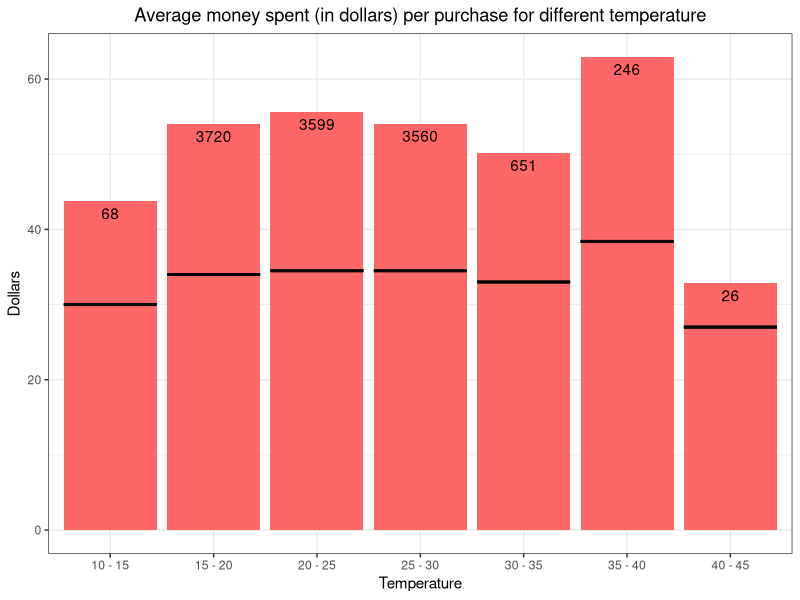
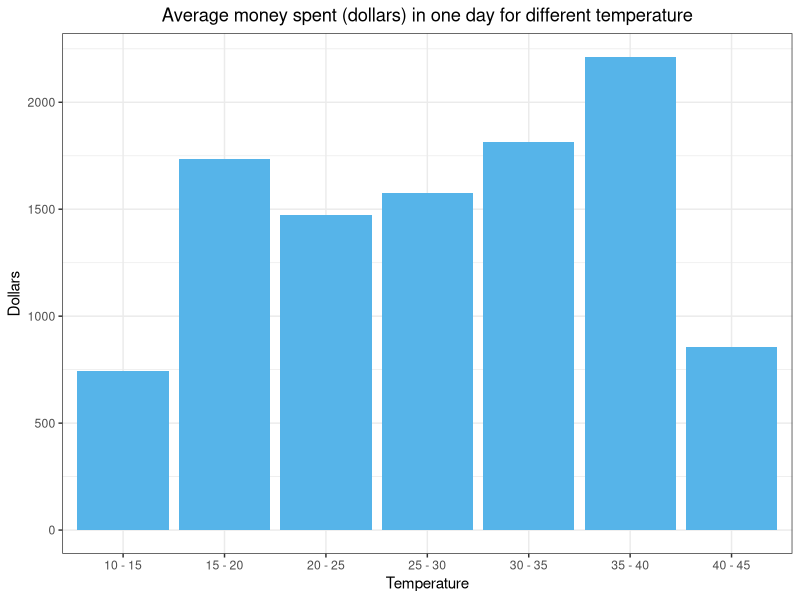
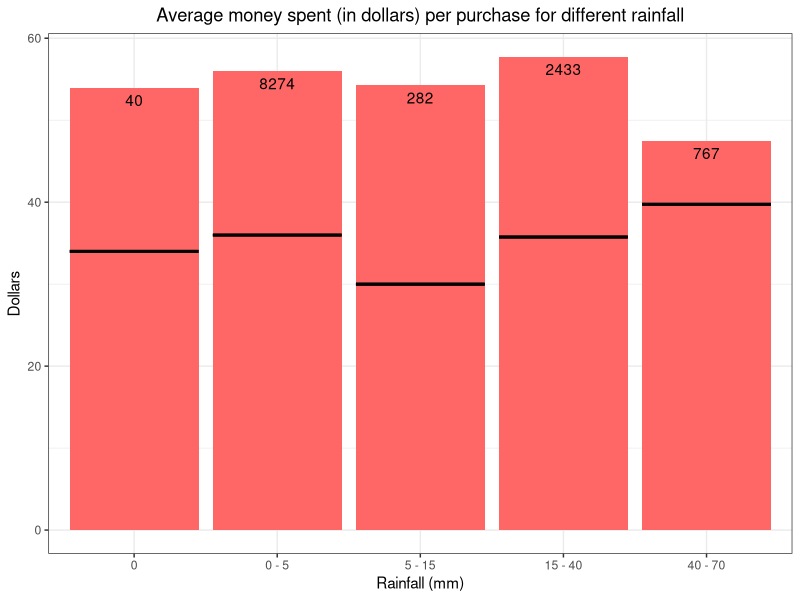
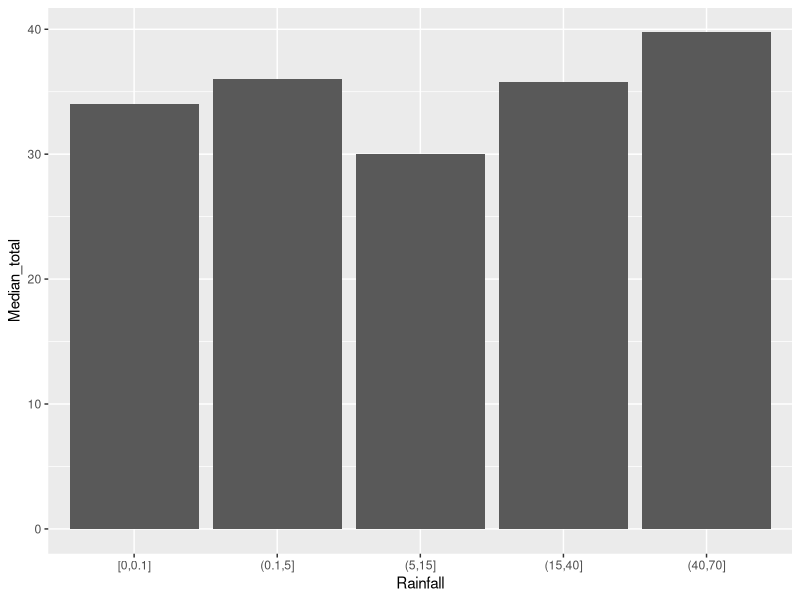
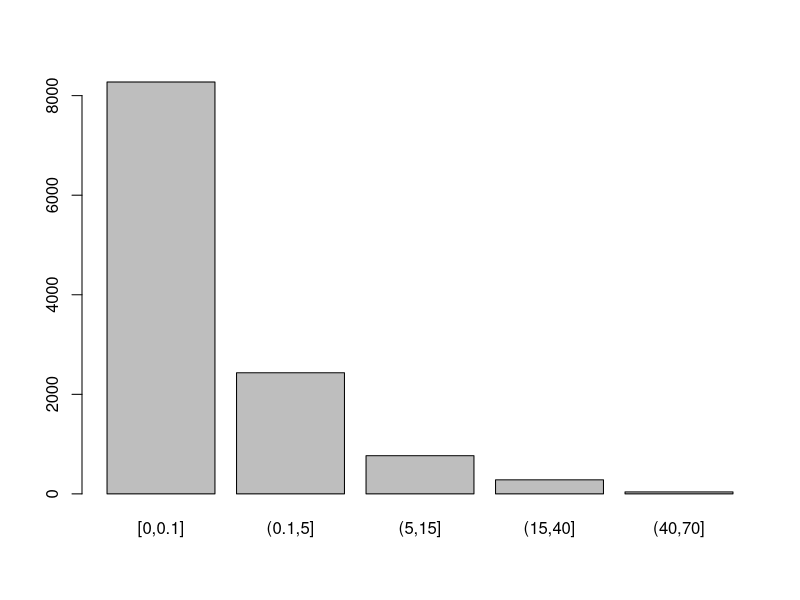
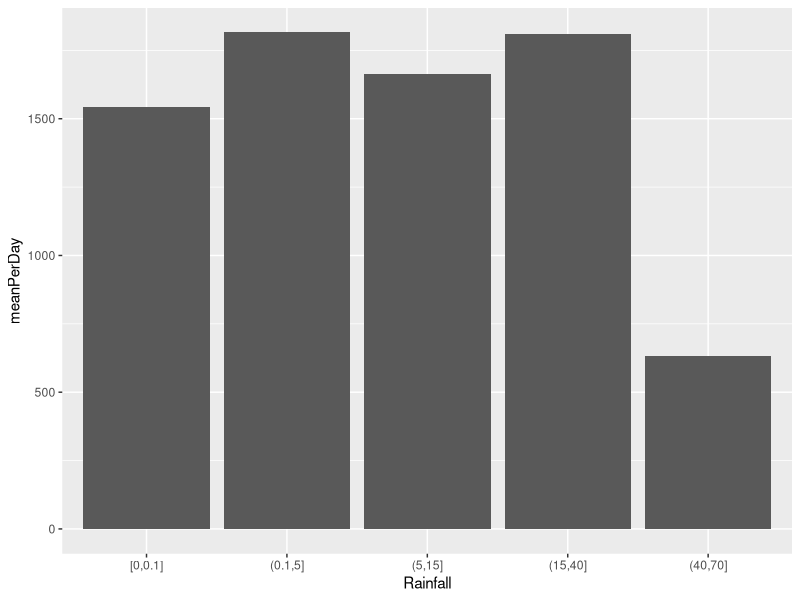

Reproduce these figures in R, in order.
## ---- chunk 1

# LOAD DATA
library(ggplot2)
library(tidyr)
library(xtable)
library(knitr)
data = read.csv("data/ProcessedData.csv")


# Quick look at top 6 rows of data
head(data)

## Size of data
dim(data)

## R's classification of data
class(data)
## R's classification of variables
str(data)
#sapply(mtcars, class)
## ---- chunk 2
#The temperature is a quantitative variable. We start by changing it to a qualitative one using ranges that cover 5 degrees Celcius
temp = data$Maximum.temperature..Degree.C.
data$tempGroups = cut(temp, c(10,15,20,25,30,35,40,45))

#Take a look at overall data before looking at the graphs
heatData = data %>% drop_na(Maximum.temperature..Degree.C.)

dataFrame <- data.frame(Rows = c(nrow(data)-nrow(heatData)),
                        Max = c(max(temp)),
                        Min = c(min(temp)),
                        Mean = c(mean(temp)),
                        Median = c(median(temp)))

kable(dataFrame, caption = "Fuck yeah", col.names = c("Missing rows", "Max heat", "Min heat", "Mean maximum heat", "Median of maximum heat"))

#Transaction sizes for each temperature range
meanPerPerson = aggregate(data$Total ~ data$tempGroups, data, mean)
medPerPerson = aggregate(data$Total ~ data$tempGroups, data, median)
transactions = merge(x = meanPerPerson, y = medPerPerson, by='data$tempGroups')
names(transactions) = c('Temperature', 'Mean_total', 'Median_total')

Fre <- as.data.frame(table(data$tempGroups))
colnames(Fre)[1] <- "tempGroups" 
Fre$lab <- as.character(Fre$Freq)


#Barplot for average money spent with median lines
ggplot(transactions, aes(Temperature, Mean_total), label = Fre$Freq) + geom_bar(stat="identity", position = "dodge", fill = "#FF6666") + ggtitle("Average money spent (in dollars) per purchase for different temperature") + ylab("Dollars") + theme_bw() + theme(plot.title = element_text(hjust = 0.5)) + geom_errorbar(data=transactions, aes(Temperature, ymax = Median_total, ymin = Median_total), size=1, linetype = "solid", inherit.aes = F, width = 0.9) + geom_text(aes(label = Fre$Freq), position = position_dodge(width = 0.9), vjust = 1.5) + scale_x_discrete(labels = c('10 - 15','15 - 20','20 - 25', '25 - 30', '30 - 35', '35 - 40', '40 - 45'))

 #Barplot showing only median
 #ggplot(transactions, aes(Temperature, Median_total)) + geom_bar(stat="identity", position = "dodge", fill = "#56B4E9") + ggtitle("Median how much each person spends (in dollars) for different temperature") + ylab("Median") + theme_bw() + theme(plot.title = element_text(hjust = 0.5))
 
 #ggplot(data, aes(Maximum.temperature..Degree.C., median(Total)), group = 1) + geom_boxplot() + coord_flip()

 #Number of transactions per temperature range
 #barplot(table(data$tempGroups))

## ---- chunk 3
 
 #Total money spent for each temperature range
 totalPerDay = aggregate(data$Total ~ data$tempGroups, data, sum)
 nrOfDaysPerTemp = aggregate(data$Date ~ data$tempGroups, data, function(x) length(unique(x)))
 totals = merge(x = totalPerDay, y = nrOfDaysPerTemp, by='data$tempGroups')
 names(totals) = c('Temperature', 'Total', 'NrOfDays')
 totals['meanPerDay'] = round(totals$Total / totals$NrOfDays, 1)
 
 ggplot(totals, aes(Temperature, meanPerDay)) + geom_bar(stat="identity", position = "dodge") + geom_bar(stat="identity", position = "dodge", fill = "#56B4E9") + ggtitle("Average money spent (dollars) in one day for different temperature") + ylab("Dollars") + theme_bw() + theme(plot.title = element_text(hjust = 0.5)) + scale_x_discrete(labels = c('10 - 15','15 - 20','20 - 25', '25 - 30', '30 - 35', '35 - 40', '40 - 45'))
 
## ---- chunk 4
rainData = data %>% drop_na(Rainfall.amount..millimetres.)
rain = rainData$Rainfall.amount..millimetres.

dataFrame <- data.frame(Rows = c(nrow(data)-nrow(rainData)),
                        Max = c(max(rain)),
                        Min = c(min(rain)),
                        Mean = c(mean(rain)),
                        Median = c(median(rain)))

kable(dataFrame, caption = "Fuck yeah", col.names = c("Missing rows", "Max rainfall", "Min rainfall", "Mean rainfall", "Median of rainfall"))

## ---- chunk 5
#We start by changing the rainfall from a quantitative variable to a qualitative one
rainData$rainGroups = cut(rain, c(0,0.1,5,15,40,70), include.lowest = TRUE)

#Transaction sizes for each temperature range
meanPerPerson = aggregate(rainData$Total ~ rainData$rainGroups, rainData, mean)
medPerPerson = aggregate(rainData$Total ~ rainData$rainGroups, data, median)
transactions = merge(x = meanPerPerson, y = medPerPerson, by='rainData$rainGroups')
names(transactions) = c('Rainfall', 'Mean_total', 'Median_total')

FreRain <- as.data.frame(table(rainData$rainGroups))
colnames(Fre)[1] <- "rainGroups" 
FreRain$lab <- as.character(FreRain$Freq)

#Barplot for average money spent with median lines
ggplot(transactions, aes(Rainfall, Mean_total), label = FreRain$lab) + geom_bar(stat="identity", position = "dodge", fill = "#FF6666") + ggtitle("Average money spent (in dollars) per purchase for different rainfall") + ylab("Dollars") + xlab("Rainfall (mm)") + theme_bw() + theme(plot.title = element_text(hjust = 0.5)) + geom_errorbar(data=transactions, aes(Rainfall, ymax = Median_total, ymin = Median_total), size=1, linetype = "solid", inherit.aes = F, width = 0.9) + geom_text(aes(label = FreRain$lab), position = position_dodge(width = 0.9), vjust = 1.5) + scale_x_discrete(labels = c('0','0 - 5','5 - 15', '15 - 40', '40 - 70'))

 #ggplot(transactions, aes(Rainfall, Mean_total)) + geom_bar(stat="identity", position = "dodge") 
 ggplot(transactions, aes(Rainfall, Median_total)) + geom_bar(stat="identity", position = "dodge")

 #Number of transactions for each rainfall range
 barplot(table(rainData$rainGroups))
 
 
 
 #Total money spent for each temperature range
 totalPerDay = aggregate(rainData$Total ~ rainData$rainGroups, rainData, sum)
 nrOfDaysPerRain = aggregate(rainData$Date ~ rainData$rainGroups, rainData, function(x) length(unique(x)))
 totals = merge(x = totalPerDay, y = nrOfDaysPerRain, by='rainData$rainGroups')
 names(totals) = c('Rainfall', 'Total', 'NrOfDays')
 totals['meanPerDay'] = round(totals$Total / totals$NrOfDays, 1)
 
 ggplot(totals, aes(Rainfall, meanPerDay)) + geom_bar(stat="identity", position = "dodge")

